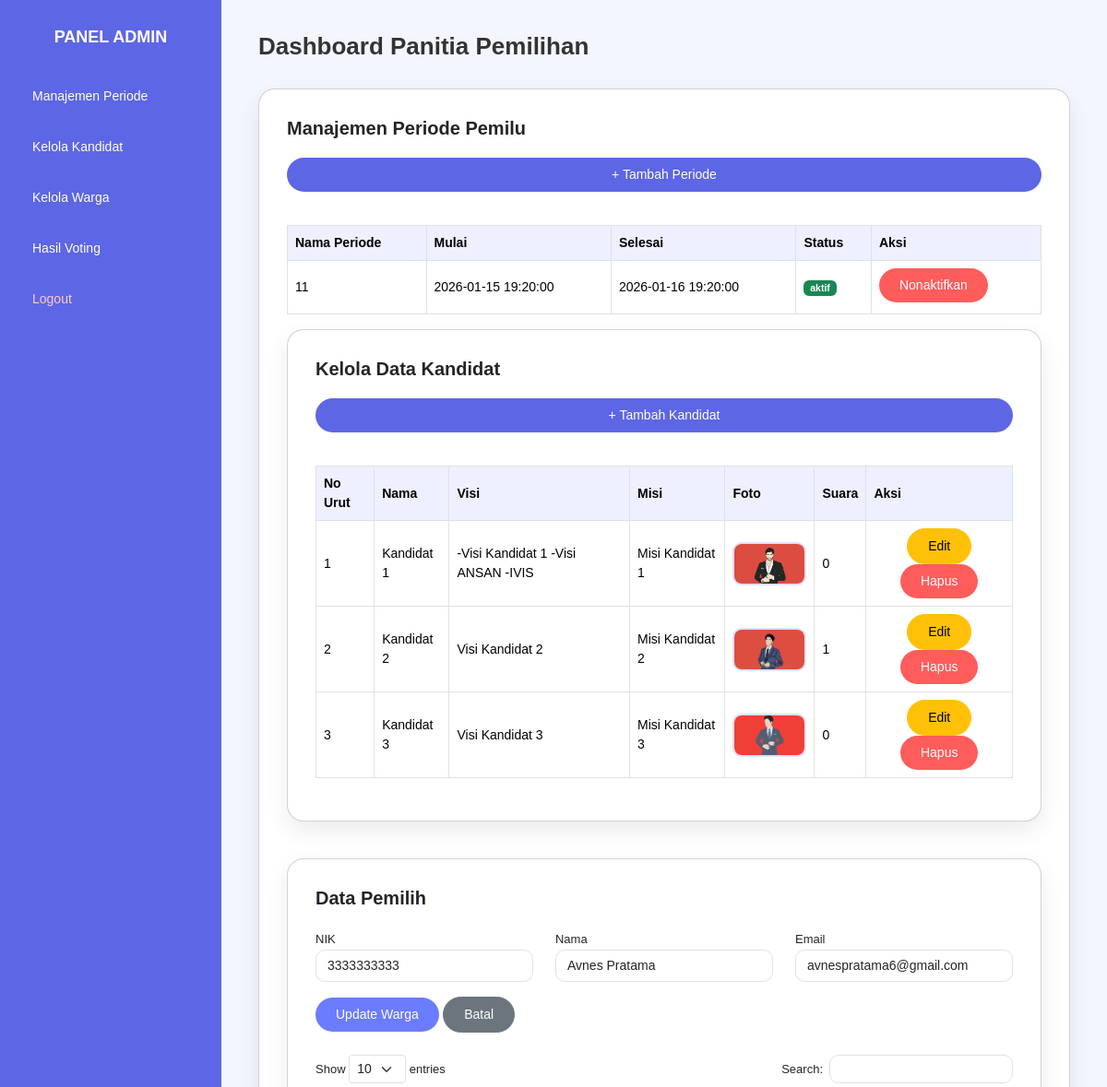
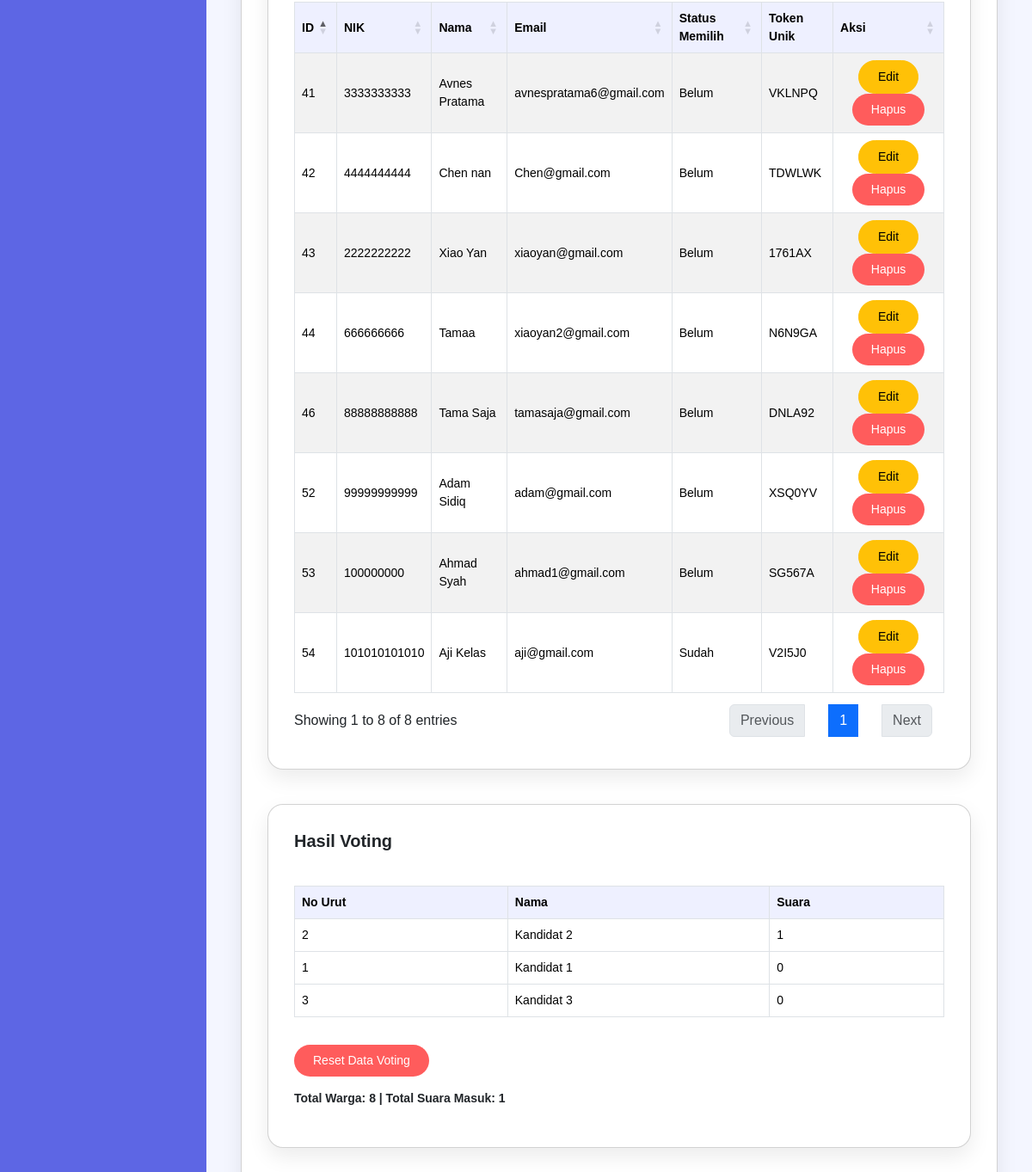
/panitia.php?edit_warga=41 (signed in), run on the app's committed database (2 pictures, top to bottom).
### tables this page shows
CREATE TABLE `periode_pemilu` (
  `id` int(11) NOT NULL,
  `nama_periode` varchar(100) NOT NULL,
  `start_datetime` datetime NOT NULL,
  `end_datetime` datetime NOT NULL,
  `status` enum('aktif','nonaktif') DEFAULT 'nonaktif'
);

CREATE TABLE `kandidat` (
  `id` int(11) NOT NULL,
  `no_urut` int(11) DEFAULT NULL,
  `nama` varchar(100) DEFAULT NULL,
  `visi` text DEFAULT NULL,
  `misi` text DEFAULT NULL,
  `foto` varchar(255) DEFAULT NULL,
  `suara` int(11) DEFAULT 0
);

CREATE TABLE `user` (
  `id` int(11) NOT NULL,
  `nik` varchar(16) NOT NULL,
  `nama` varchar(100) NOT NULL,
  `email` varchar(50) NOT NULL,
  `password` varchar(255) NOT NULL,
  `role` varchar(50) NOT NULL,
  `sudah_memilih` tinyint(1) NOT NULL DEFAULT 0,
  `kode_unik` varchar(6) DEFAULT NULL
);

### Panitia.php (the view, shortened to what this page needs)
<?php
include "koneksi.php";
$editWarga = null;
if (isset($_GET['edit_warga'])) {
    $id = $_GET['edit_warga'];
    $editWarga = mysqli_fetch_assoc(
        mysqli_query($koneksi, "SELECT * FROM user WHERE id='$id' AND role='pemilih'")
    );
}
?>
<!DOCTYPE html>
<html lang="id">
<head>
    <link href="https://cdn.jsdelivr.net/npm/bootstrap@5.3.8/dist/css/bootstrap.min.css" rel="stylesheet">
    <link href="https://cdn.datatables.net/1.13.8/css/dataTables.bootstrap5.min.css" rel="stylesheet">
    <link rel="stylesheet" href="CSS/PanitiaStyle.css">
</head>
<body>
<div class="admin-layout">
    <aside class="sidebar">
        <h3>PANEL ADMIN</h3>
        <a href="#periode">Manajemen Periode</a>
        <a href="#kandidat">Kelola Kandidat</a>
        <a href="#warga">Kelola Warga</a>
        <a href="#hasil">Hasil Voting</a>
        <a href="logout.php"
           onclick="return confirm('Apakah Anda Yakin ingin Keluar?')"
           style="color:#ffcccc">Logout</a>
    </aside>
    <main class="main-content">
        <h1>Dashboard Panitia Pemilihan</h1>
        <section id="periode" class="card">
    <h2>Manajemen Periode Pemilu</h2>
    <button class="btn btn-success mb-3" onclick="togglePeriodeForm()">
    + Tambah Periode
</button>
    <table class="table table-bordered">
    <thead>
    <tr>
        <th>Nama Periode</th>
        <th>Mulai</th>
        <th>Selesai</th>
        <th>Status</th>
        <th>Aksi</th>
    </tr>
    </thead>
    <tbody>
    <?php
    $periode = mysqli_query($koneksi, "SELECT * FROM periode_pemilu ORDER BY id DESC");
    while ($p = mysqli_fetch_assoc($periode)) {
        echo "
        <tr>
            <td>{$p['nama_periode']}</td>
            <td>{$p['start_datetime']}</td>
            <td>{$p['end_datetime']}</td>
            <td>
                <span class='badge ".($p['status']=='aktif'?'bg-success':'bg-secondary')."'>
                    {$p['status']}
                </span>
            </td>
            <td>
        ";
        if ($p['status'] == 'aktif') {
            echo "
                <a href='?nonaktifkan_periode={$p['id']}'
                   class='btn btn-danger btn-sm mb-1'>
                   Nonaktifkan
                </a>
            ";
        }
        echo "</td></tr>";
    }
    ?>
    </tbody>
</table>
        <section id="kandidat" class="card">
            <h2>Kelola Data Kandidat</h2>
            <button class="btn btn-success mb-3" onclick="toggleForm()">
                + Tambah Kandidat
            </button>
            <table class="table table-bordered">
                <thead>
                <tr>
                    <th>No Urut</th>
                    <th>Nama</th>
                    <th>Visi</th>
                    <th>Misi</th>
                    <th>Foto</th>
                    <th>Suara</th>
                    <th>Aksi</th>
                </tr>
                </thead>
                <tbody>
                <?php
                $kandidat = mysqli_query($koneksi, "SELECT * FROM kandidat ORDER BY no_urut");
                while ($k = mysqli_fetch_assoc($kandidat)) {
    echo "
    <tr>
        <td>{$k['no_urut']}</td>
        <td>{$k['nama']}</td>
        <td>{$k['visi']}</td>
        <td>{$k['misi']}</td>
        <td>
            <img src='foto_kandidat/{$k['foto']}' width='80'>
        </td>
        <td>{$k['suara']}</td>
        <td class='text-center'>
            <a href='panitia.php?edit_kandidat={$k['id']}#kandidat'
               class='btn btn-warning btn-sm'>Edit</a>
            <a href='panitia.php?hapus_kandidat={$k['id']}'
               class='btn btn-danger btn-sm'
               onclick=\"return confirm('Yakin ingin menghapus kandidat ini?')\">
               Hapus
            </a>
        </td>
    </tr>";
}
                ?>
                </tbody>
            </table>
        </section>
        <section id="warga" class="card">
            <h2>Data Pemilih</h2>
<?php if ($editWarga): ?>
<form method="POST" class="mb-4">
    <div class="row">
        <div class="col-md-4">
            <label>NIK</label>
            <input type="text" name="nik" class="form-control"
                   value="<?= $editWarga['nik'] ?>" required>
        </div>
        <div class="col-md-4">
            <label>Nama</label>
            <input type="text" name="nama" class="form-control"
                   value="<?= $editWarga['nama'] ?>" required>
        </div>
        <div class="col-md-4">
            <label>Email</label>
            <input type="email" name="email" class="form-control"
                   value="<?= $editWarga['email'] ?>" required>
        </div>
    </div>
    <button class="btn btn-primary mt-3" name="update_warga">
        Update Warga
    </button>
    <a href="panitia.php#warga" class="btn btn-secondary mt-3">
        Batal
    </a>
</form>
<?php endif; ?>
            <table id="tabelWarga" class="table table-striped table-bordered">
                <thead>
                <tr>
                    <th>ID</th>
                    <th>NIK</th>
                    <th>Nama</th>
                    <th>Email</th>
                    <th>Status Memilih</th>
                    <th>Token Unik</th>
                    <th>Aksi</th>
                </tr>
                </thead>
                <tbody>
                <?php
                $warga = mysqli_query($koneksi, "SELECT * FROM user WHERE role='pemilih' ORDER BY nama ASC");
                while ($w = mysqli_fetch_assoc($warga)) {
                    echo "
                    <tr>
                        <td>{$w['id']}</td>
                        <td>{$w['nik']}</td>
                        <td>{$w['nama']}</td>
                        <td>{$w['email']}</td>
                        <td>" . ($w['sudah_memilih'] ? 'Sudah' : 'Belum') . "</td>
                        <td>{$w['kode_unik']}</td>
                        <td class='text-center'>
                   <a href='panitia.php?edit_warga={$w['id']}#warga'
                      class='btn btn-warning btn-sm'>Edit</a>
                   <a href='?hapus_warga={$w['id']}'
                      class='btn btn-danger btn-sm'
                     onclick=\"return confirm('Yakin ingin menghapus warga ini?')\"> Hapus</a>
                     </td>
                    </tr>";
                }
                ?>
                </tbody>
            </table>
        </section>
        <?php
        $jumlah_voting = mysqli_num_rows(
            mysqli_query($koneksi, "SELECT * FROM voting")
        );
        ?>
        <section id="hasil" class="card">
            <h2>Hasil Voting</h2>
            <table class="table table-bordered">
                <tr>
                    <th>No Urut</th>
                    <th>Nama</th>
                    <th>Suara</th>
                </tr>
                <?php
                $hasil = mysqli_query($koneksi, "SELECT * FROM kandidat ORDER BY suara DESC");
                while ($h = mysqli_fetch_assoc($hasil)) {
                    echo "
                    <tr>
                        <td>{$h['no_urut']}</td>
                        <td>{$h['nama']}</td>
                        <td>{$h['suara']}</td>
                    </tr>";
                }
                ?>
            </table>
            <?php if ($jumlah_voting > 0): ?>
                <form method="POST" class="mt-3">
                    <button class="btn btn-danger" name="reset_voting"
                            onclick="return confirm('Yakin ingin mereset seluruh data voting?')">
                        Reset Data Voting
                    </button>
                </form>
            <?php endif; ?>
            <p class="fw-bold">
                Total Warga:
                <?= mysqli_num_rows(mysqli_query($koneksi, "SELECT * FROM user WHERE role='pemilih'")); ?>
                |
                Total Suara Masuk:
                <?= mysqli_num_rows(mysqli_query($koneksi, "SELECT * FROM voting")); ?>
            </p>
        </section>
    </main>
</div>
</body>
</html>

### CSS/PanitiaStyle.css (style rules this page uses)
* { margin: 0; padding: 0; box-sizing: border-box; font-family: "Poppins", sans-serif; }
body { background: #f4f6ff; color: #333; }
.admin-layout { display: flex; min-height: 100vh; }
.sidebar { width: 240px; background: #5d66e4; padding: 30px 20px; color: #fff; }
.sidebar h3 { text-align: center; margin-bottom: 30px; font-size: 18px; font-weight: 700; }
.sidebar a { display: block; padding: 12px 15px; margin-bottom: 10px; border-radius: 10px; color: #ffffff; text-decoration: none; font-size: 14px; }
.main-content { flex: 1; padding: 35px 40px; }
.main-content h1 { font-size: 26px; margin-bottom: 30px; font-weight: 700; }
.card { background: #ffffff; border-radius: 18px; padding: 30px; margin-bottom: 40px; box-shadow: 0 10px 25px rgba(0, 0, 0, 0.08); }
.card h2 { font-size: 20px; margin-bottom: 20px; font-weight: 600; }
label { font-size: 13px; font-weight: 500; }
.form-control { border-radius: 10px; font-size: 14px; }
.btn { border-radius: 25px; font-size: 14px; padding: 8px 22px; }
.btn-success { background: #5d66e4; border: none; }
.btn-primary { background: #6c7cff; border: none; }
.btn-danger { background: #ff5c5c; border: none; }
.table { margin-top: 20px; font-size: 14px; }
.table th { background: #eef0ff; font-weight: 600; }
.table td, .table th { vertical-align: middle; }
.table img { border-radius: 10px; border: 2px solid #e0e0ff; }
.fw-bold { margin-top: 15px; font-size: 14px; }

### data on the page
periode_pemilu: nama_periode "11", start_datetime "2026-01-15 19:20:00", end_datetime "2026-01-16 19:20:00", status "aktif"
kandidat: no_urut "1", nama "Kandidat 1", visi "-Visi Kandidat 1 -Visi ANSAN -IVIS", misi "Misi Kandidat 1", foto (picture), suara "0"
kandidat: no_urut "2", nama "Kandidat 2", visi "Visi Kandidat 2", misi "Misi Kandidat 2", foto (picture), suara "1"
kandidat: no_urut "3", nama "Kandidat 3", visi "Visi Kandidat 3", misi "Misi Kandidat 3", foto (picture), suara "0"
user: nik "3333333333", nama "Avnes Pratama", email "avnespratama6@gmail.com", id "41", sudah_memilih "Belum", kode_unik "VKLNPQ"
user: id "52", nik "99999999999", nama "Adam Sidiq", email "adam@gmail.com", sudah_memilih "Belum", kode_unik "XSQ0YV"
user: id "53", nik "100000000", nama "Ahmad Syah", email "ahmad1@gmail.com", sudah_memilih "Belum", kode_unik "SG567A"
user: id "54", nik "101010101010", nama "Aji Kelas", email "aji@gmail.com", sudah_memilih "Sudah", kode_unik "V2I5J0"
user: id "42", nik "4444444444", nama "Chen nan", email "Chen@gmail.com", sudah_memilih "Belum", kode_unik "TDWLWK"
user: id "46", nik "88888888888", nama "Tama Saja", email "tamasaja@gmail.com", sudah_memilih "Belum", kode_unik "DNLA92"
user: id "44", nik "666666666", nama "Tamaa", email "xiaoyan2@gmail.com", sudah_memilih "Belum", kode_unik "N6N9GA"
user: id "43", nik "2222222222", nama "Xiao Yan", email "xiaoyan@gmail.com", sudah_memilih "Belum", kode_unik "1761AX"

### other printed values
mysqli_num_rows(mysqli_query($koneksi, "SELECT * FROM voting")) "1"
